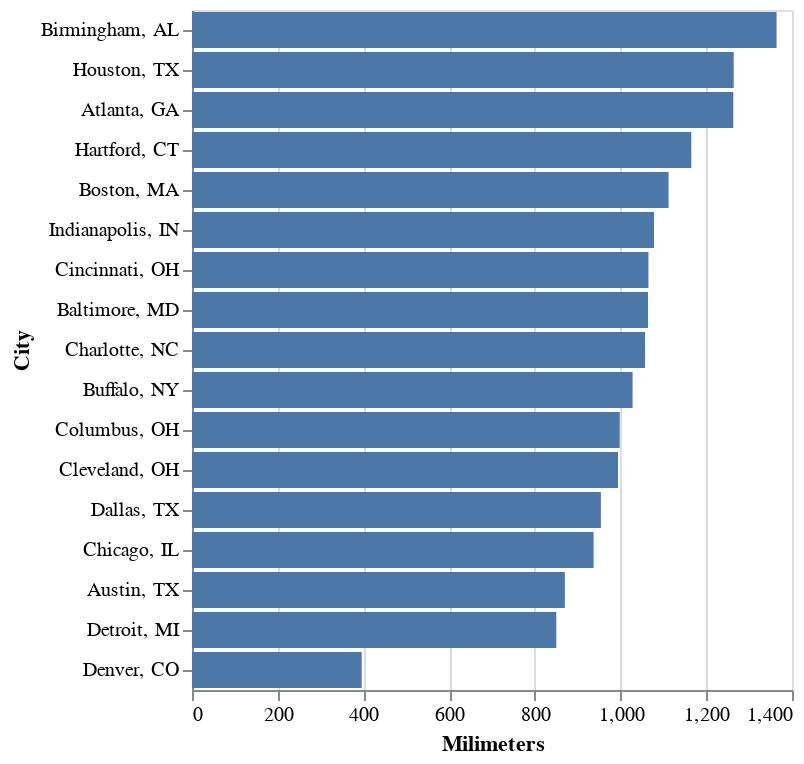

The notebook cell this image was saved under:
### Code cell
alt.Chart(rainfall).mark_bar(
).encode(
    alt.Y("City:N", sort=alt.Sort(field="Milimeters", 
                                  order="descending")), 
    alt.X("Milimeters:Q"))

### Figure 1 — Vega-Lite specification as saved in the notebook (floating-point values rounded to 4 significant figures)
{"config": {"view": {"continuousWidth": 300, "continuousHeight": 300}}, "data": {"name": "data-ffc9e5a73214162b67aa64652cbe3ea1"}, "mark": {"type": "bar"}, "encoding": {"x": {"field": "Milimeters", "type": "quantitative"}, "y": {"field": "City", "sort": {"field": "Milimeters", "order": "descending"}, "type": "nominal"}}, "$schema": "https://vega.github.io/schema/vega-lite/v5.8.0.json", "datasets": {"data-ffc9e5a73214162b67aa64652cbe3ea1": [{"Days": 113, "City, State": "Atlanta, GA ", "Inches": 49.7, "Milimeters": 1263, "City": "Atlanta, GA "}, {"Days": 88, "City, State": "Austin, TX ", "Inches": 34.2, "Milimeters": 870, "City": "Austin, TX "}, {"Days": 116, "City, State": "Baltimore, MD ", "Inches": 41.9, "Milimeters": 1064, "City": "Baltimore, MD "}, {"Days": 117, "City, State": "Birmingham, AL ", "Inches": 53.7, "Milimeters": 1364, "City": "Birmingham, AL "}, {"Days": 126, "City, State": "Boston, MA ", "Inches": 43.8, "Milimeters": 1112, "City": "Boston, MA "}, {"Days": 167, "City, State": "Buffalo, NY ", "Inches": 40.5, "Milimeters": 1028, "City": "Buffalo, NY "}, {"Days": 110, "City, State": "Charlotte, NC", "Inches": 41.6, "Milimeters": 1057, "City": "Charlotte, NC"}, {"Days": 124, "City, State": "Chicago, IL", "Inches": 36.9, "Milimeters": 937, "City": "Chicago, IL"}, {"Days": 137, "City, State": "Cincinnati, OH ", "Inches": 41.9, "Milimeters": 1065, "City": "Cincinnati, OH "}, {"Days": 155, "City, State": "Cleveland, OH ", "Inches": 39.1, "Milimeters": 994, "City": "Cleveland, OH "}, {"Days": 139, "City, State": "Columbus, OH ", "Inches": 39.3, "Milimeters": 998, "City": "Columbus, OH "}, {"Days": 81, "City, State": "Dallas, TX ", "Inches": 37.6, "Milimeters": 954, "City": "Dallas, TX "}, {"Days": 87, "City, State": "Denver, CO", "Inches": 15.6, "Milimeters": 396, "City": "Denver, CO"}, {"Days": 135, "City, State": "Detroit, MI ", "Inches": 33.5, "Milimeters": 850, "City": "Detroit, MI "}, {"Days": 130, "City, State": "Hartford, CT ", "Inches": 45.9, "Milimeters": 1165, "City": "Hartford, CT "}, {"Days": 104, "City, State": "Houston, TX ", "Inches": 49.8, "Milimeters": 1264, "City": "Houston, TX "}, {"Days": 129, "City, State": "Indianapolis, IN ", "Inches": 42.4, "Milimeters": 1078, "City": "Indianapolis, IN "}]}}
